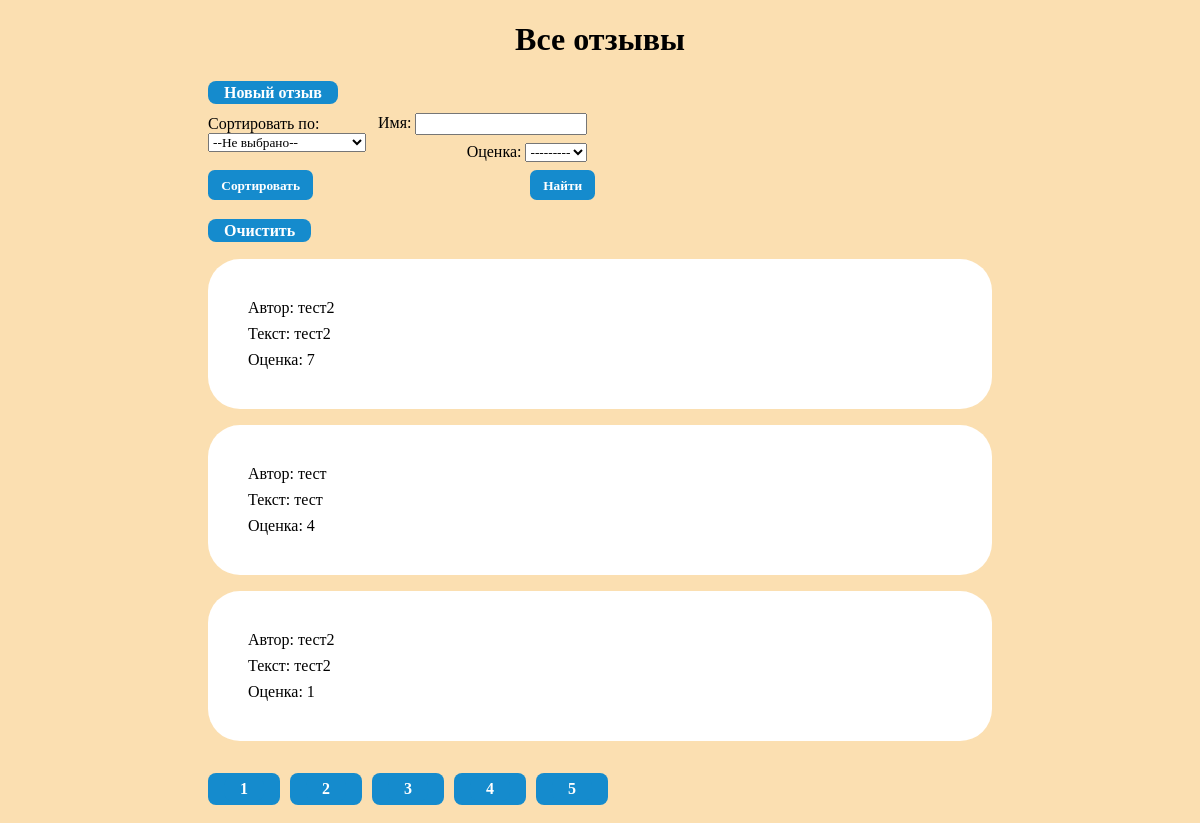
The page /list/ on the database as committed earlier.
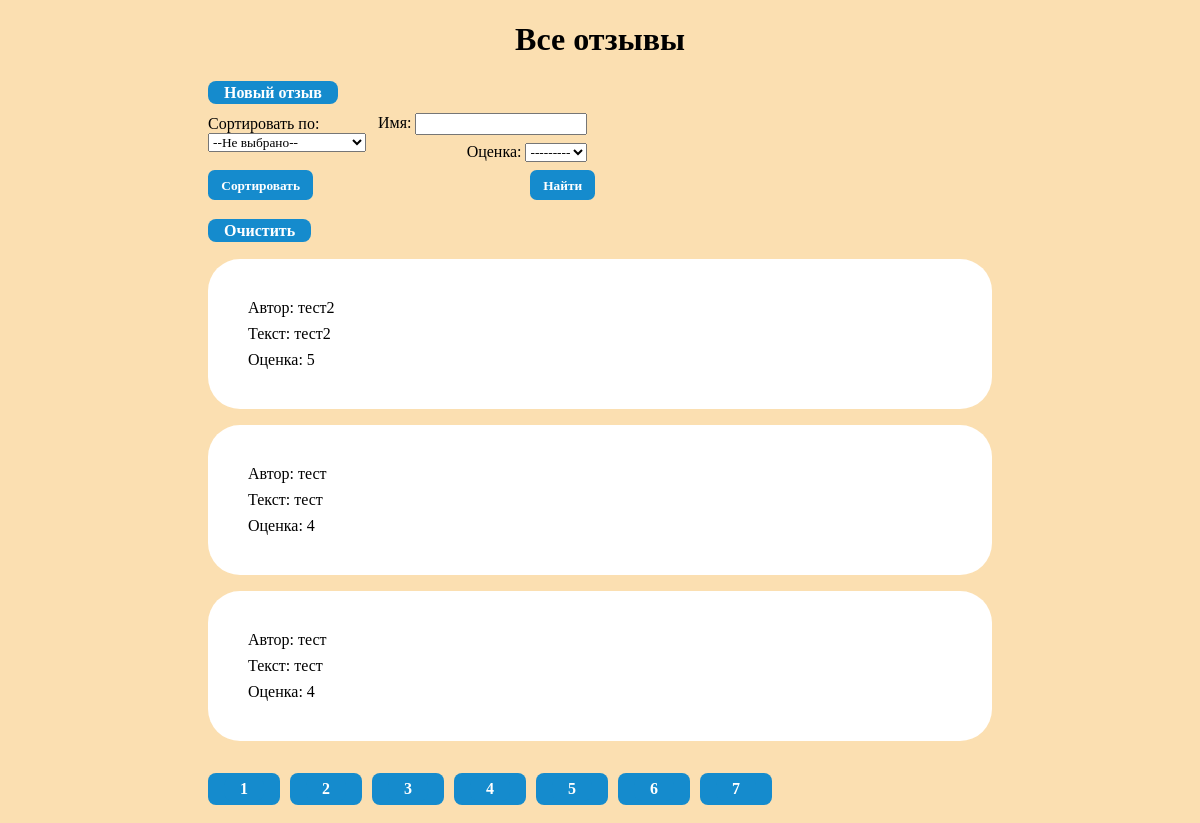
The same page on the database as committed later.
### ReviewsApp/models.py (models this page shows, shortened)
class Review(models.Model):
    class Rate(models.IntegerChoices):
        OPTION_1 = 1, '1'
        OPTION_2 = 2, '2'
        OPTION_3 = 3, '3'
        OPTION_4 = 4, '4'
        OPTION_5 = 5, '5'
    name = models.CharField(max_length=32,verbose_name='Имя')
    text = models.TextField(verbose_name='Текст')
    rate = models.IntegerField(max_length=2, verbose_name='Оценка', choices=Rate.choices)

### ReviewsApp/views.py (the view)
# urls.py: path('list/', views.ReviewsList.as_view(), name='list'),
class ReviewsList(ListView):
    model = Review
    queryset = Review.objects.all()
    template_name = 'ReviewsApp/review_list.html'
    paginate_by = 3
    def get_context_data(self, *, object_list=None, **kwargs):
        res = super().get_context_data(object_list=None, **kwargs)
        res['form']=self.filterset.form
        return res
    def get_queryset(self):
        queryset = super().get_queryset().order_by('-id')
        order_param=self.request.GET.get('order_by')
        if not order_param is None and order_param!='':
            queryset = queryset.order_by(order_param)
        self.filterset = ReviewFilter(self.request.GET,queryset=queryset)
        return self.filterset.qs

### ReviewsApp/templates/ReviewsApp/review_list.html (shortened to what this page needs)
{% extends "base.html" %}
{% block header %}Все отзывы{% endblock header %}
{% block content %}
    <a href="{% url 'review' %}">Новый отзыв</a>
    <br>
    <div class="container">
        <form align="left" method="GET" id="sort_form">
            <div> <label for="order_select">Сортировать по:</label> </div>
            <div>
                <select name="order_by" id="order_select" onchange="updateAction(this)">
                    <option value="">--Не выбрано--</option>
                </select>
            </div>
            <br>
            <input type="submit" value="Сортировать">
        </form>
        <form align="right" method="GET" action="{% url 'list' %}">
            {{ form.as_p }}
            <input type="submit" value="Найти">
        </form>
    </div>
    <br>
    <a href="{% url 'list' %}">Очистить</a>
    <ul>
      {% for reviews in object_list %}
      <li>
          <p>Автор: {{ reviews.name }}</p>
          <p>Текст: {{ reviews.text }}</p>
          <p>Оценка: {{ reviews.rate }}</p>
      </li>
        {% empty %}
      <li>No reviews yet.</li>
        {% endfor %}
    </ul>
    {% if page_obj.has_other_pages %}
    <nav>
        <ul>
            {% for p in paginator.page_range %}
            <li>
                <a href="?page={{ p }}">{{ p }}</a>
            </li>
            {% endfor %}
        </ul>
    </nav>
    {% endif %}
    <br>
{% endblock content %}

Rows that differ between the two databases and show on the page:
no longer on this page (row unchanged): Review: name "тест2", text "тест2", rate "7"
no longer on this page (row unchanged): Review: name "тест2", text "тест2", rate "1"
added Review: name "тест2", text "тест2", rate "5"
added Review: name "тест", text "тест", rate "4"
Other text that changed with them:
new list line: "6"
new list line: "7"
